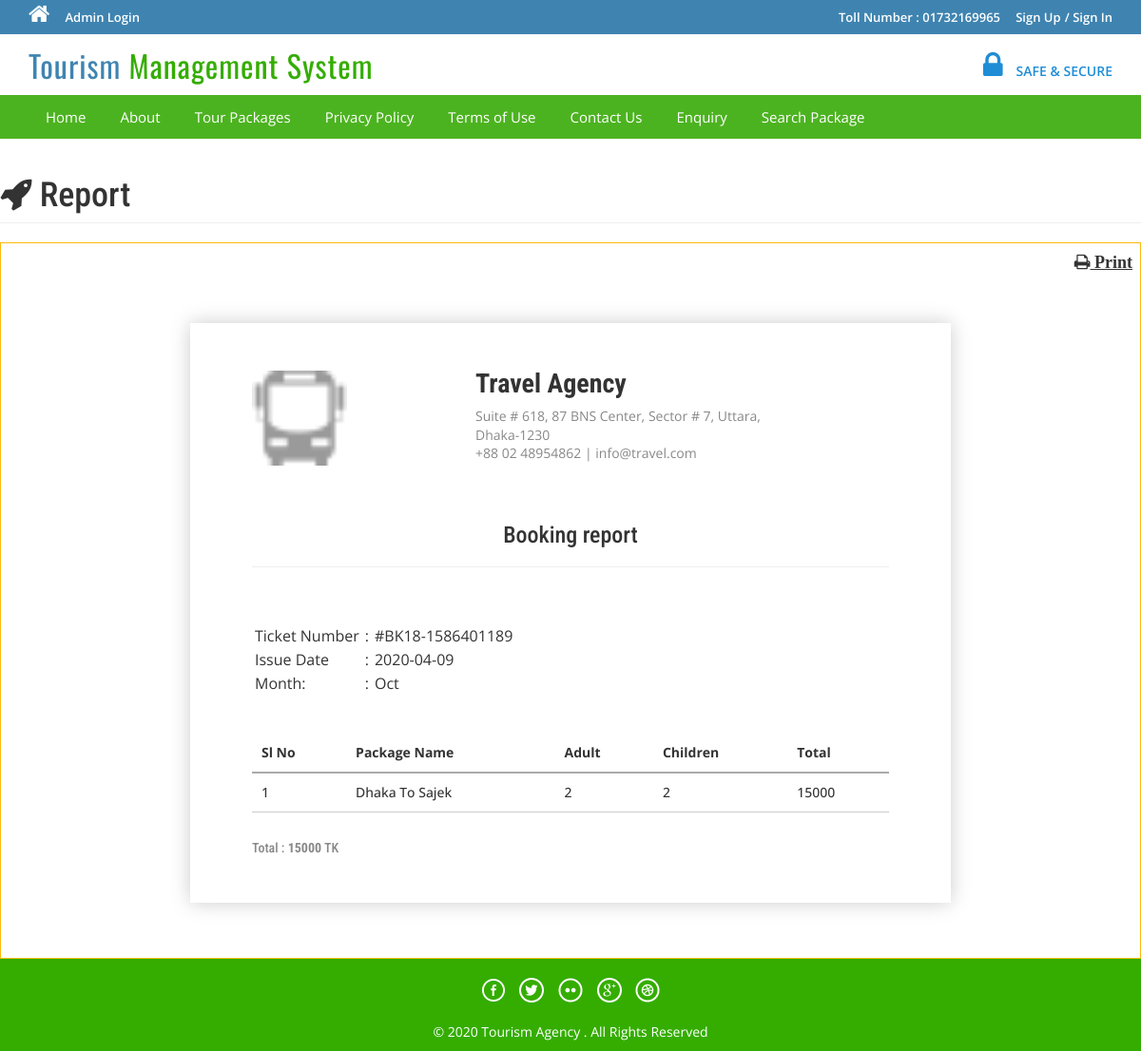
The app's page /report1.php?bkid=18 with its own data.
### tables this page shows
CREATE TABLE `tblbooking` (
  `BookingId` int(11) NOT NULL,
  `PackageId` int(11) DEFAULT NULL,
  `UserEmail` varchar(100) DEFAULT NULL,
  `FromDate` varchar(100) DEFAULT NULL,
  `ToDate` varchar(100) DEFAULT NULL,
  `Comment` mediumtext,
  `status` int(11) DEFAULT NULL,
  `CancelledBy` varchar(5) DEFAULT NULL,
  `UpdationDate` timestamp NULL DEFAULT NULL ON UPDATE CURRENT_TIMESTAMP,
  `adult` varchar(100) NOT NULL,
  `children` varchar(100) NOT NULL,
  `excluded` text NOT NULL,
  `acc_number` varchar(100) NOT NULL,
  `tnx_id` varchar(100) NOT NULL,
  `total` int(100) NOT NULL,
  `paid` int(100) NOT NULL,
  `cost` int(30) NOT NULL,
  `invoice_id` varchar(100) NOT NULL,
  `RegDate` varchar(100) NOT NULL
);

CREATE TABLE `tbltourpackages` (
  `PackageId` int(11) NOT NULL,
  `PackageName` varchar(200) DEFAULT NULL,
  `PackageType` varchar(150) DEFAULT NULL,
  `PackageLocation` varchar(100) DEFAULT NULL,
  `PackagePrice` int(11) DEFAULT NULL,
  `PackageFetures` text,
  `PackageDetails` mediumtext,
  `PackageImage` varchar(100) DEFAULT NULL,
  `Creationdate` timestamp NULL DEFAULT CURRENT_TIMESTAMP,
  `UpdationDate` timestamp NULL DEFAULT NULL ON UPDATE CURRENT_TIMESTAMP,
  `exclude` text NOT NULL,
  `cost` int(30) NOT NULL,
  `d_from` varchar(100) NOT NULL,
  `d_to` varchar(100) NOT NULL
);

### report1.php (the view, shortened to what this page needs)
<!DOCTYPE HTML>
<html>
<head>
<link href="css/bootstrap.css" rel='stylesheet' type='text/css' />
<link href="css/style.css" rel='stylesheet' type='text/css' />
<link href="css/font-awesome.css" rel="stylesheet">
<link href="css/animate.css" rel="stylesheet" type="text/css" media="all">
</head>
<body>
<?php include('includes/header.php');?>
<div id="page-wrapper">
		<div class="row">
				<div class="col-lg-12">
						<h1 class="page-header"><i class="fa fa-rocket"></i> Report</h1>
							<?php
include('includes/config.php');
if(isset($_GET['bkid']))
{
$bkid=$_GET['bkid'];
$sql = "SELECT tblbooking.adult as adult,tblbooking.children as children,tblbooking.invoice_id as invoice_id,tblbooking.total as total,tblbooking.BookingId as bookid,tblbooking.PackageId as pkgid,tbltourpackages.PackageName as packagename,tblbooking.FromDate as fromdate,tblbooking.ToDate as todate,tblbooking.Comment as comment,tblbooking.status as status,tblbooking.RegDate as regdate,tblbooking.CancelledBy as cancelby,tblbooking.UpdationDate as upddate from tblbooking join tbltourpackages on tbltourpackages.PackageId=tblbooking.PackageId where BookingId=:uemail";
$query = $dbh->prepare($sql);
$query -> bindParam(':uemail', $bkid, PDO::PARAM_STR);
$query->execute();
$results=$query->fetchAll(PDO::FETCH_OBJ);
if($query->rowCount() > 0)
{
foreach($results as $result)
{
?>
								<div id="thank-you">
			<div class="your-bill">
				<div class="background-white">
					<p><span class="invoice-print" onclick="window.print()"><i class="fa fa-print"></i> Print</span></p>
					<div class="invoice">
						<div class="row invoice-top">
							<div class="col-md-3 col-sm-3 col-xs-3 logo">
								<img src="images/bus.png" />
							</div>
							<div class="col-md-6 col-sm-6 col-xs-6 tagline">
								<h2 class="company-name">Travel Agency</h2>
								<div class="separator"></div>
								<p class="company-address">Suite # 618, 87 BNS Center, Sector # 7, Uttara, Dhaka-1230</p>
								<p class="company-contact">+88 02 48954862 | info@travel.com</p>
							</div>
							<div class="col-md-3 col-sm-3 col-xs-3 qr">
							</div>
						</div>
						<div class="row invoice-middle">
							<div class="col-md-12 invoice-id">
								<center> <h3>Booking report</h3> </center>
								<hr/>
							</div>
							<div class="clearfix"></div>
							<div class="col-md-6 col-sm-6 col-xs-6 invoice-info">
								<table border="0">
								<tr><td>Ticket Number</td><td>:</td><td>#BK<?php echo htmlentities($result->bookid);?>-<?php echo htmlentities($result->invoice_id);?></td></tr>
									<tr><td>Issue Date</td><td>:</td><td><?php echo htmlentities($result->regdate);?></td></tr>
									<tr><td>Month:</td><td>:</td><td>
									<?php
echo date("M");
?>
									</td></tr>
								</table>
							</div>
							<div class="col-md-6 col-sm-6 col-xs-6 invoice-bill-to">
							</div>
						</div>
						<div class="row invoice-table">
							<div class="col-md-12">
								<table border="0" class="itemLists">
									<thead>
										<tr><th>Sl No</th><th>Package Name</th><th>Adult</th><th>Children</th><th>Total</th></tr>
									</thead>
									<tbody>
										  <tr>
											<td>1</td>
											<td><?php echo htmlentities($result->packagename);?></td>
											<td><?php echo htmlentities($result->adult);?></td>
											<td><?php echo htmlentities($result->children);?></td>
											<td><?php echo htmlentities($result->total);?></td>
										  </tr>
									</tbody>
								</table>
								<div class="separator"></div>
								<div class="payment-info">
								<h5>	Total : <b><?php echo htmlentities($result->total);?></b> TK
									</h5>
								</div>
							</div>
						</div>
					</div>
				</div>
			</div>
		</div>
<?php
}
}
}
?>
				</div>
		</div>
</div>
<?php include('includes/footer.php');?>
</body>
</html>

### css/style.css (style rules this page uses)
html, body { font-size: 100%; background: #fff; font-family: 'Open Sans', sans-serif; }
h1,h2,h3,h4,h5,h6 { margin:0; font-family: 'Roboto Condensed', sans-serif; }
p { margin:0; }
.logo { float: left; margin-right: 60px; }

### report1.php (style rules this page uses)
#thank-you { background-color: #f9f8f8; }
#thank-you .separator { height: 10px; }
#thank-you .background-white { background: #fff; border: 1px solid #fdb90b; padding: .5em; }
#thank-you .your-data, #thank-you .your-bill { text-align: center; }
#thank-you .your-bill p { text-align: right; }
#thank-you .your-bill .invoice-print { color: #333; text-decoration: underline; font-size: 18px; font-weight: 600; font-family: 'Times New Roman'; cursor: pointer; }
#thank-you .invoice { position: relative; width: 800px; margin: 50px auto; text-align: left; padding: 50px 65px; box-shadow: 0px 0px 20px #ccc; }
#thank-you .invoice-top img { max-width: 100%; height: 100px; }
#thank-you .invoice-top .tagline h2.company-name { font-weight: bold; font-size: 28px; line-height: 1em; text-transform: none; margin: 0; }
#thank-you .invoice-top .tagline p { text-align: left; color: #888; font-size: 14px; margin-bottom: 0; line-height: 19.6px; }
#thank-you .invoice-top .qr { text-align: right; }
#thank-you .invoice-middle .invoice-id { margin-top: 60px; margin-bottom: 40px; }
#thank-you .invoice-middle .invoice-info table { width: auto; border-collapse: collapse; border-spacing: 0; }
#thank-you .invoice-middle .invoice-info table tr td { padding: 1px 3px; }
#thank-you .invoice-table .itemLists { width: 100%; border-collapse: collapse; border-spacing: 0; margin-top: 40px; font-size: 14px; }
#thank-you .invoice-table .itemLists td,#thank-you .invoice-table .itemLists th { padding: 10px; }
#thank-you .invoice-table .itemLists thead tr { border-bottom: 2px solid #aaa; color: #333; font-weight: 600; }
#thank-you .invoice-table .itemLists tbody tr { border-bottom: 1px solid #ccc; color: #333; font-weight: 500; }
#thank-you .invoice-table .payment-info { color: #888; font-size: 12px; margin-top: 20px; width: 100%; font-weight: normal; }

### records on screen
tblbooking: BookingId "18", invoice "1586401189", RegDate "2020-04-09", PackageId.PackageName "Dhaka To Sajek", adult "2", children "2", total "15000"
